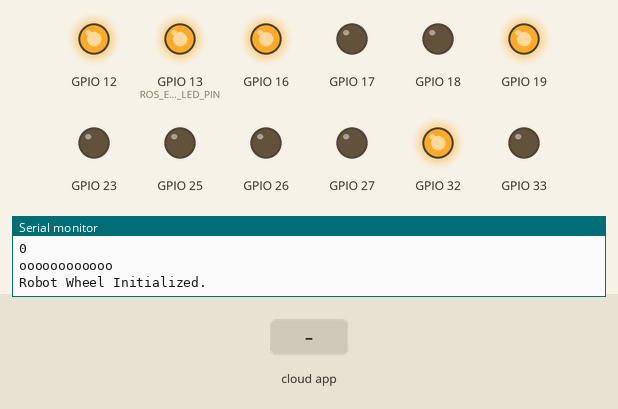
A program run on a simulated ESP32. Shown: output pins drawn as LEDs (lit = HIGH), the last lines printed to the serial monitor. Inputs (shaded band) come from the test bench. The ROS host is connected and sends only what is stated.

Above: at 3.2 s.
3.3 s: the phone or cloud app sets linear.x to -100
At 4.0 s:
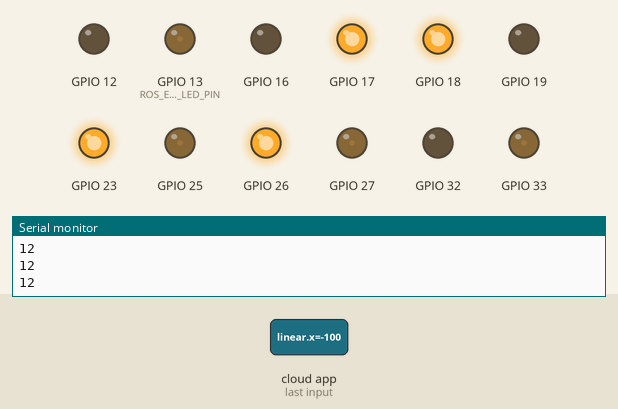
4.8 s: the phone or cloud app sets angular.z to -100
At 6.1 s:
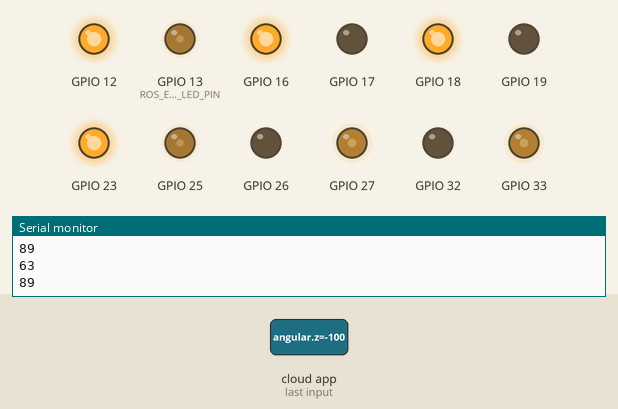
6.4 s: the phone or cloud app sets linear.x to 0
At 7.3 s:
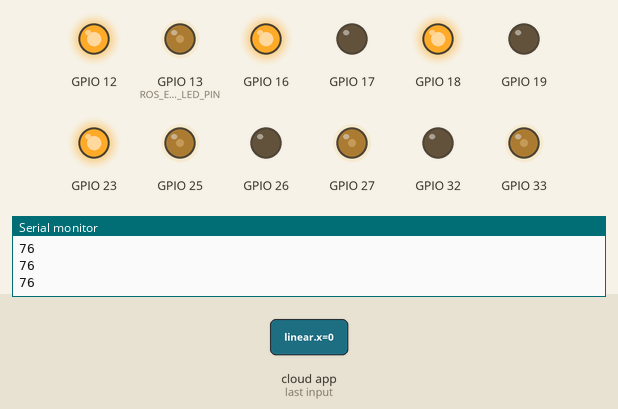
7.9 s: the phone or cloud app sets angular.z to 0
At 9.2 s:
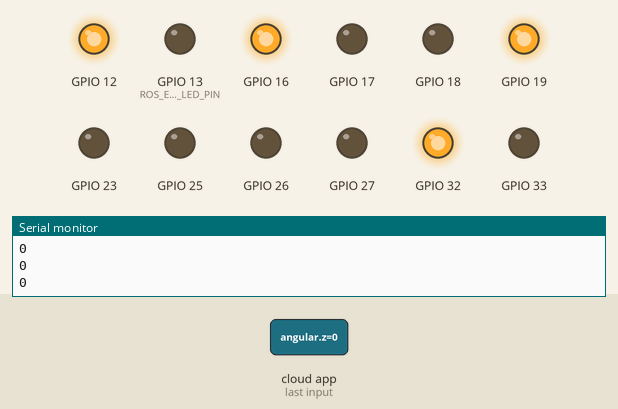
9.5 s: the phone or cloud app sets linear.x to 100
At 10.5 s:
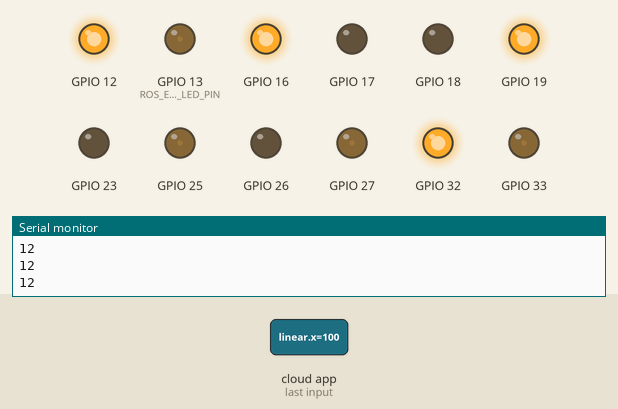
11.0 s: the phone or cloud app sets angular.z to 100
At 12.2 s:
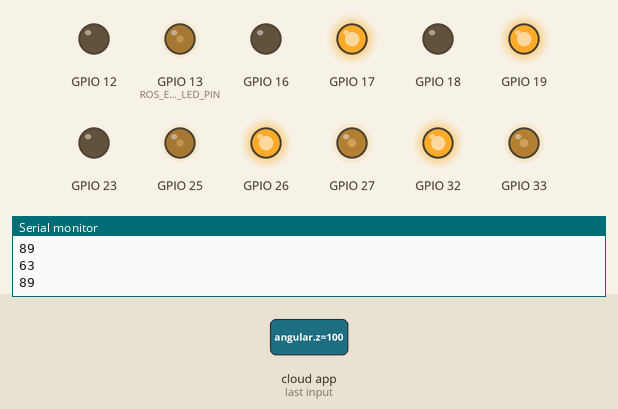
Timing chart, 0 to 13.5 s (numbered marks = the images above; inputs shaded):
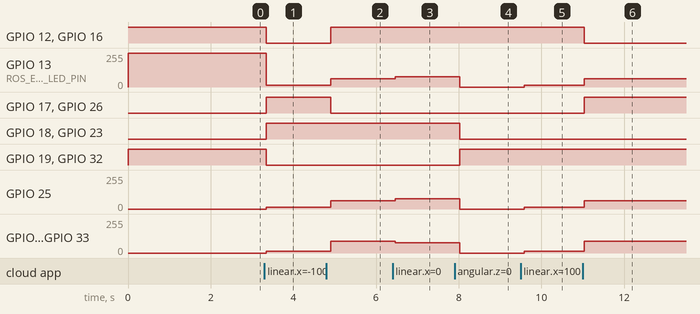

The program:

main.cpp
```cpp
#include <Arduino.h>
#include "env.h"
// #include "mecanumModel.h"
#include "wheels.h"
#include "wheelROSNode.h"

double vx = 1.0;
double vy = 0.0;
double omega_z = 0.0;

// WHEELROSNODE wheel_ros_node;

void setup() {
  Serial.begin(115200);
  // while (!Serial) {
  //     ; // Wait for Serial to initialize (only needed for some boards)
  // }

  // Initialize motors
  WHEELS::w_1.initialize();
  WHEELS::w_2.initialize();
  WHEELS::w_3.initialize();
  WHEELS::w_4.initialize();

  WHEELROSNODE::initialize();

  Serial.println("Robot Wheel Initialized.");
  Serial.println();
}

void loop() {
  delay(100);

  WHEELROSNODE::executor_spin_some();
}
```

env.h
```cpp
#pragma once

#define WIFISSID "raspit"
#define WIFI_PASSWORD "raspit1ras"

#define WHEEL_RADIUS 2
#define HALF_LENGTH_X 3
#define HALF_LENGTH_Y 3

#define ROS_ERROR_LED_PIN 13
```

mecanumModel.h
```cpp
#pragma once

#include <Arduino.h>
#include "env.h"

struct WheelVelocities {
  double w_1; // Front-Left Wheel
  double w_2; // Front-Right Wheel
  double w_3; // Rear-Left Wheel
  double w_4; // Rear-Right Wheel
};

class MecanumModel {
  private:
    double r; //Radius of th ewheels (m)
    double lx; // Half the distance between front and rear wheels (meters)
    double ly; // Half the distance between left and right wheels (meters)

  public:
    MecanumModel(double wheel_radius, double half_length_x, double half_length_y);

    WheelVelocities inverseKinematics(double vx, double vy, double omega_z);

    void displayWheelVelocities(const WheelVelocities& wheel_velocities);
};

extern MecanumModel robot_wheels;
// WheelVelocities wheel_velocities;
```

wheelROSNode.h
```cpp
#pragma once

#include "Arduino.h"
#include "env.h"
#include "mecanumModel.h"
#include "wheels.h"

#include <micro_ros_platformio.h>

#include <geometry_msgs/msg/pose.h>
#include <geometry_msgs/msg/twist.h>


namespace WHEELROSNODE {
  extern geometry_msgs__msg__Pose pose_msg;
  extern geometry_msgs__msg__Twist twist_msg;

  void initialize();
  void executor_spin_some();
}
```

wheels.h
```cpp
#pragma once

#include "Arduino.h"

struct WHEEL
{
  const int IN1;
  const int IN2;
  const int EN;

  WHEEL(int IN1, int  IN2, int EN);

  void initialize();

  void set_velocity(double velocity);
};

namespace WHEELS {
  extern WHEEL w_1;
  extern WHEEL w_2;

  extern WHEEL w_3;
  extern WHEEL w_4;
}
```

mecanumModel.cpp
```cpp
#include "mecanumModel.h"

MecanumModel robot_wheels(WHEEL_RADIUS, HALF_LENGTH_X, HALF_LENGTH_Y);

MecanumModel::MecanumModel(double wheel_radius, double half_length_x, double half_length_y)
: r(wheel_radius), lx(half_length_x), ly(half_length_y) {};

WheelVelocities MecanumModel::inverseKinematics(double vx, double vy, double omega_z) {
  WheelVelocities calc_wheel_velocities;

  double l_sum = lx + ly;

  // Inverse Kinematic Equations
  calc_wheel_velocities.w_1  = (vx - vy - (l_sum * omega_z)) / r;
  calc_wheel_velocities.w_2 = (vx + vy + (l_sum * omega_z)) / r;
  calc_wheel_velocities.w_3   = (vx + vy - (l_sum * omega_z)) / r;
  calc_wheel_velocities.w_4  = (vx - vy + (l_sum * omega_z)) / r;

  return calc_wheel_velocities;
}

void MecanumModel::displayWheelVelocities(const WheelVelocities& wheels_v) {
  Serial.println("Wheel Angular Velocities (rad/s):");
  Serial.print("Front-Left:  ");
  Serial.println(wheels_v.w_1, 4);
  Serial.print("Front-Right: ");
  Serial.println(wheels_v.w_2, 4);
  Serial.print("Rear-Left:   ");
  Serial.println(wheels_v.w_3, 4);
  Serial.print("Rear-Right:  ");
  Serial.println(wheels_v.w_4, 4);
  Serial.println();
}
```

websocketServer.cpp
```cpp
// #include "websocketServer.h"

// // WEBSOCKET::webSocket = WebSocketsServer(81);
// static WEBSOCKET* websocketInstance = nullptr;

// WEBSOCKET::WEBSOCKET() : webSocket(81)
// {
//   websocketInstance =  this;
// };

// void WEBSOCKET::initialize() {
//   WiFi.begin(WIFISSID, WIFI_PASSWORD);

//     int wifi_retry = 0;
//     while (WiFi.status() != WL_CONNECTED && wifi_retry < 20) {
//         delay(500);
//         Serial.print(".");
//         wifi_retry++;
//     }

//     if (WiFi.status() == WL_CONNECTED) {
//         Serial.println("");
//         Serial.println("WiFi connected.");
//         Serial.print("IP address: ");
//         Serial.println(WiFi.localIP());
//     } else {
//         Serial.println("");
//         Serial.println("WiFi connection failed.");
//         // You can add retry logic or enter a safe state here
//     }


//   webSocket.begin();
//   // WEBSOCKET::onEvent();
//   webSocket.onEvent(WEBSOCKET::onEventStatic);
// }

// void WEBSOCKET::onEventStatic(uint8_t num, WStype_t type, uint8_t * payload, size_t length)
// {

// }
```

wheelROSNode.cpp
```cpp
#include "wheelROSNode.h"

#include <stdio.h>
#include <rcl/rcl.h>
#include <rcl/error_handling.h>
#include <rclc/rclc.h>
#include <rclc/executor.h>

rcl_subscription_t cmd_vel_subscriber;
rcl_publisher_t robot_pose_publisher;
rclc_executor_t executor;
rclc_support_t support;
rcl_allocator_t allocator;
rcl_node_t node;
rcl_timer_t timer;

void error_loop() {
  while (1)
  {
    digitalWrite(ROS_ERROR_LED_PIN, !digitalRead(ROS_ERROR_LED_PIN));
    delay(100);
  }
}

void RCCHECK(rcl_ret_t fn_ret, String error_id) {
  if(fn_ret != RCL_RET_OK)
  {
    Serial.println("BREAKING ERROR ID: " + error_id);
    error_loop();
  }
}

void RCSOFTCHECK(rcl_ret_t fn_ret, String error_id) {
  if (fn_ret != RCL_RET_OK)
  {
    Serial.println("WARNING ERROR ID: " + error_id);
  }
}


// SUBSCRIBERS AND PUBLISHERS CALLBACK
void cmd_vel_sub_callback(const void *msgin) {
  const geometry_msgs__msg__Twist * msg = (const geometry_msgs__msg__Twist *) msgin;

  // DELETE AFTER INSPECTION
  Serial.println("Wheel Linear Velocities (m/s):");
  Serial.print("X:  ");
  Serial.println(msg->linear.x, 4);
  Serial.print("Y:  ");
  Serial.println(msg->linear.y, 4);
  Serial.print("Z:  ");
  Serial.println(msg->linear.z, 4);
  Serial.println("Wheel Angular Velocities (rad/s):");
  Serial.print("X:  ");
  Serial.println(msg->angular.x, 4);
  Serial.print("Y:  ");
  Serial.println(msg->angular.y, 4);
  Serial.print("Z:  ");
  Serial.println(msg->angular.z, 4);

  Serial.println();

  // Calculate each wheel rotational speed based on mecanum kinematics model
  WheelVelocities wheel_velocities = robot_wheels.inverseKinematics(msg->linear.x, msg->linear.y, msg->angular.z);
  robot_wheels.displayWheelVelocities(wheel_velocities);

  WHEELS::w_1.set_velocity(wheel_velocities.w_1);
  WHEELS::w_2.set_velocity(wheel_velocities.w_2);
  WHEELS::w_3.set_velocity(wheel_velocities.w_3);
  WHEELS::w_4.set_velocity(wheel_velocities.w_4);
}

namespace WHEELROSNODE {
  geometry_msgs__msg__Pose pose_msg;
  geometry_msgs__msg__Twist twist_msg;

  void initialize()
  {
    // set_microros_transports();
    set_microros_serial_transports(Serial);

    pinMode(ROS_ERROR_LED_PIN, OUTPUT);
    digitalWrite(ROS_ERROR_LED_PIN, HIGH);

    delay(2000);

    allocator = rcl_get_default_allocator();

    Serial.println("oooooooooooo");

    RCCHECK(rclc_support_init(&support, 0, NULL, &allocator), "support init");

    RCCHECK(rclc_node_init_default(&node, "wheels", "", &support), "node init");

    // Create publisher and subscriber
    RCCHECK(rclc_subscription_init_default(
      &cmd_vel_subscriber,
      &node,
      ROSIDL_GET_MSG_TYPE_SUPPORT(geometry_msgs, msg, Twist),
      "cmd_vel"), "cmd subscription init");

    RCCHECK(rclc_publisher_init_default(
      &robot_pose_publisher,
      &node,
      ROSIDL_GET_MSG_TYPE_SUPPORT(geometry_msgs, msg, Pose),
      "pose"), "robot pose subscription init");


    RCCHECK(rclc_executor_init(&executor, &support.context, 1, &allocator), "executor init");
    RCCHECK(rclc_executor_add_subscription(&executor, &cmd_vel_subscriber, &twist_msg, &cmd_vel_sub_callback, ON_NEW_DATA), "add cmd_vel sub");
  }

  void executor_spin_some() {
    RCSOFTCHECK(rclc_executor_spin_some(&executor, RCL_MS_TO_NS(100)), "ros node spin");
  }
}
```

wheels.cpp
```cpp
#include "wheels.h"

WHEEL::WHEEL(int IN1, int IN2, int EN) : IN1(IN1), IN2(IN2), EN(EN) {};

void WHEEL::initialize() {
  pinMode(IN1, OUTPUT);
  pinMode(IN2, OUTPUT);
  pinMode(EN, OUTPUT);

  set_velocity(0); // Stop motors initially
}

void WHEEL::set_velocity(double velocity) {
  bool forward = true;
  int pwm_value = 0;
  double max_velocity = 10.0;

  if (velocity < 0) {
    forward = false;
    pwm_value = constrain(-velocity * 255 / max_velocity, 0, 255);
  } else {
    pwm_value = constrain(velocity * 255 / max_velocity, 0, 255);
  }

  digitalWrite(IN1, forward ? HIGH : LOW);
  digitalWrite(IN2, forward ? LOW : HIGH);

  Serial.println(pwm_value);

  analogWrite(EN, pwm_value);
}

namespace WHEELS {
  WHEEL w_1(12, 26, 13);
  WHEEL w_2(32, 18, 27);

  WHEEL w_3(16, 17, 25);
  WHEEL w_4(19, 23, 33);
}
```

Measured:
- after the input at 3.3 s, GPIO 12, GPIO 16, GPIO 19, GPIO 32: HIGH → LOW at once; GPIO 13 (ROS_ERROR_LED_PIN): 255/255 → 12/255 at once; GPIO 17, GPIO 18, GPIO 23, GPIO 26: LOW → HIGH at once; GPIO 25, GPIO 27, GPIO 33: 0/255 → 12/255 at once
- after the input at 4.8 s, GPIO 12, GPIO 16: LOW → HIGH after 0.10 s; GPIO 13 (ROS_ERROR_LED_PIN), GPIO 25: 12/255 → 63/255 after 0.10 s; GPIO 17, GPIO 26: HIGH → LOW after 0.10 s; GPIO 27, GPIO 33: 12/255 → 89/255 after 0.10 s
- after the input at 6.4 s, GPIO 13 (ROS_ERROR_LED_PIN): 63/255 → 76/255 after 0.06 s; GPIO 25: 63/255 → 76/255 after 0.07 s; GPIO 27: 89/255 → 76/255 after 0.06 s; GPIO 33: 89/255 → 76/255 after 0.07 s
- after the input at 7.9 s, GPIO 13 (ROS_ERROR_LED_PIN), GPIO 25, GPIO 27, GPIO 33: 76/255 → 0/255 after 0.13 s; GPIO 18, GPIO 23: HIGH → LOW after 0.13 s; GPIO 19, GPIO 32: LOW → HIGH after 0.13 s
- after the input at 9.5 s, GPIO 13 (ROS_ERROR_LED_PIN), GPIO 25, GPIO 27, GPIO 33: 0/255 → 12/255 after 0.09 s
- after the input at 11.0 s, GPIO 12, GPIO 16: HIGH → LOW at once; GPIO 13 (ROS_ERROR_LED_PIN), GPIO 25: 12/255 → 63/255 at once; GPIO 17, GPIO 26: LOW → HIGH at once; GPIO 27, GPIO 33: 12/255 → 89/255 at once
